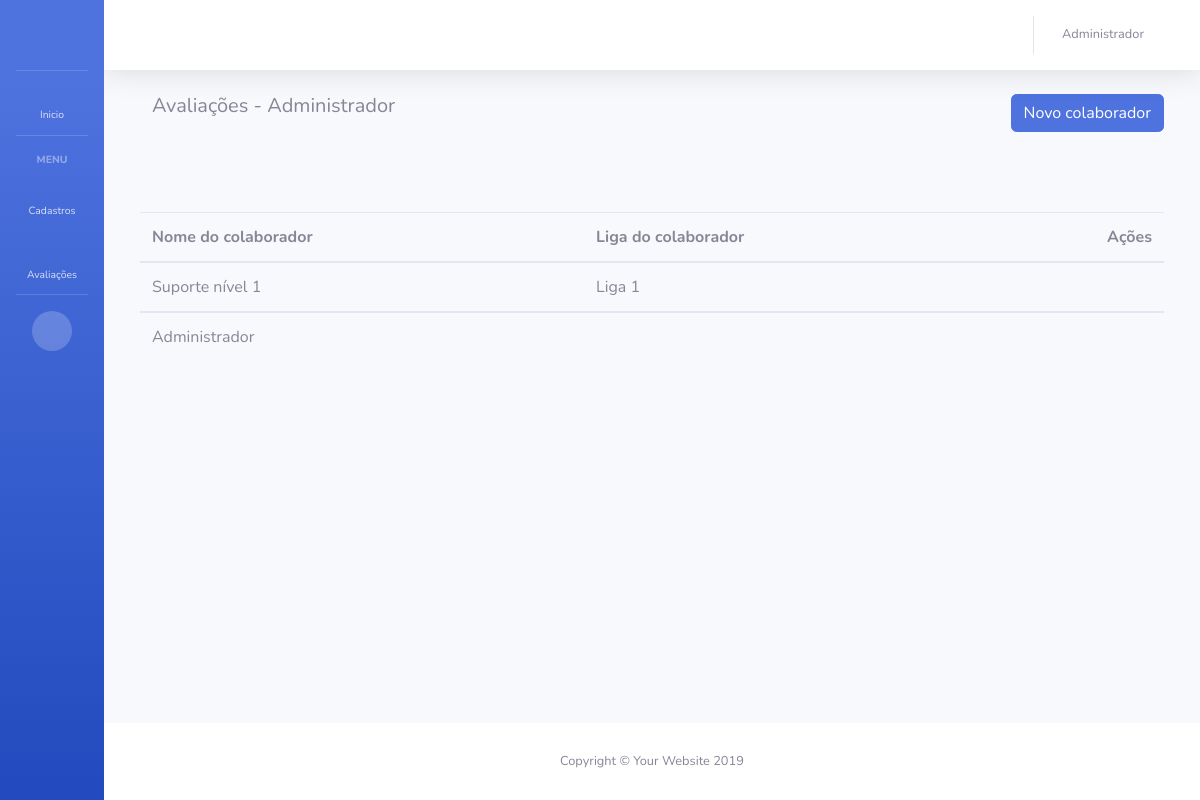
The app's page /colaboradores/ (signed in), older data.
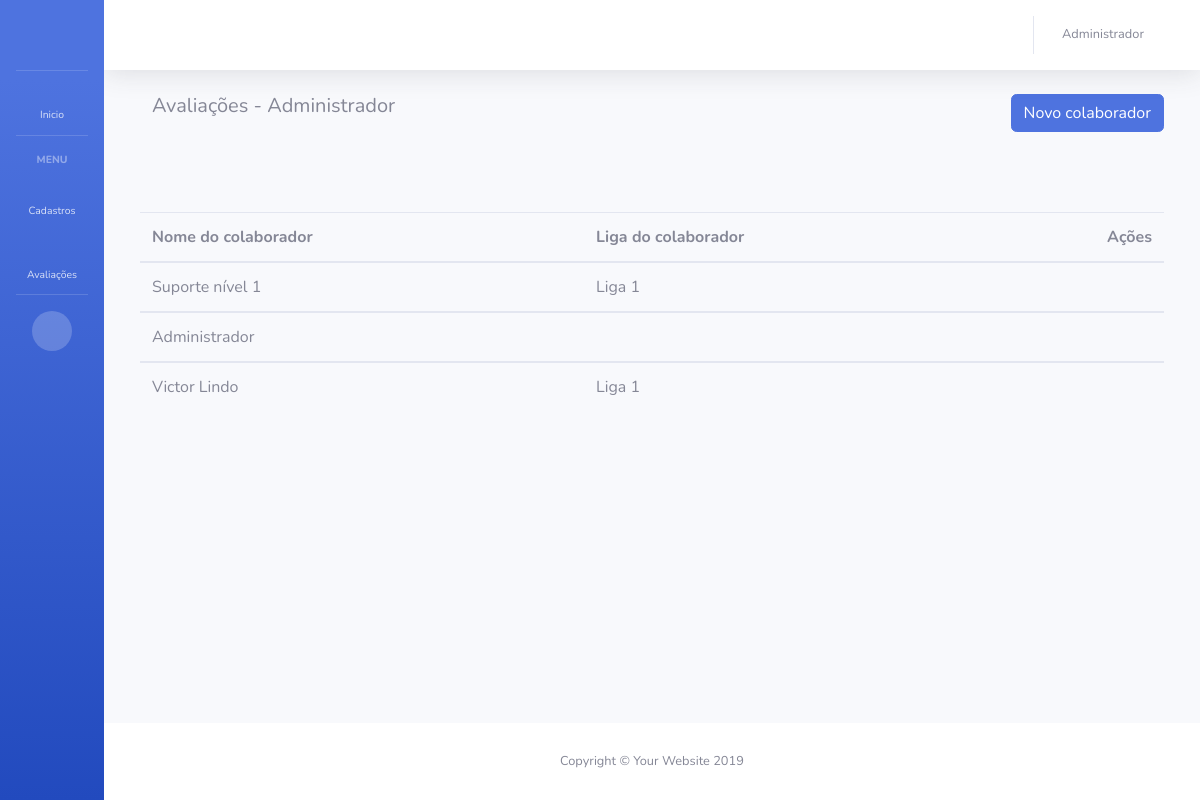
The same page, newer data.
### app_maxliga/models.py (models this page shows, shortened)
class Colaborador(models.Model):
    usuario = models.OneToOneField(User, on_delete=models.SET_NULL, blank=True, null=True, verbose_name='Usuário')
    departamento = models.ForeignKey(Departamento, on_delete=models.SET_NULL, blank=True, null=True, verbose_name='Cargo do colaborador')
    liga = models.ForeignKey(Liga, on_delete=models.SET_NULL, blank=True, null=True, verbose_name='Liga do colaborador')
    nome = models.CharField('Nome do funcionário', max_length=128)
    data_cadastro = models.DateTimeField('Data de criação', auto_now_add=True)
    pontuacao = models.FloatField('Pontuação colaborador', blank=True, default=0)
    maxcoins = models.FloatField('MaxCoins colaborador', blank=True, default=0)
    def __str__(self):
        return self.nome

class Liga(models.Model):
    nome = models.CharField('Nome da liga', max_length=128)

### app_maxliga/views.py (the view)
# urls.py: path('colaboradores/', lista_colaboradores, name='lista_colaboradores'),
@login_required
def lista_colaboradores(request):
    user = request.user.id
    colaborador = Colaborador.objects.get(usuario=user)
    colaboradores = Colaborador.objects.all()
    print(colaboradores)
    data = {
        'colaborador': colaborador,
        'colaboradores': colaboradores
    }
    return render(request, 'app_maxliga/lista_colaboradores.html', data)

### app_maxliga/templates/app_maxliga/lista_colaboradores.html
{% extends 'base.html' %}
{% block BodyHeading %}
{% if colaborador.departamento.admin == True %}
    <div class="container">
        <div class="row">
            <div class="col">
                <h5>Avaliações - {{colaborador}}</h5>
            </div>
            <div class="text-right">
                <a href="{% url 'cadastro_colaborador' %}" class="btn btn-primary btn-block" role="button">Novo colaborador</a>
            </div>
        </div>
        <div class="row" style="margin-top:80px;">
            <table class="table">
                <thead>
                <tr>
                    <th scope="col">Nome do colaborador</th>
                    <th scope="col">Liga do colaborador</th>
                    <th class="text-right" scope="col">Ações</th>
                </tr>
                </thead>
                {% for colaborador in colaboradores %}
                <tbody>
                <tr>
                    <td>{{ colaborador.nome }}</td>
                    <td>{{ colaborador.liga.nome }}</td>
                    <td class="text-right">
                        <a href="#">
                            <i class="fas fa-pen fa-fw" style="color: rgb(50, 48, 155);"></i>
                        </a>
                        <a href="#">
                            <i class="fas fa-trash fa-fw" style="color: rgb(230, 17, 17);"></i>
                        </a>
                    </td>
                </tr>
                </tbody>
                {% endfor %}
            </table>
        </div>
    </div>
{% endif %}
{% endblock %}

### app_maxliga/templates/base.html (shortened to what this page needs)
{% load static %}
<!DOCTYPE html>
<html lang="en">
<head>
  <link href="{% static 'vendor/fontawesome-free/css/all.min.css' %}" rel="stylesheet" type="text/css">
  <link href="{% static 'css/sb-admin-2.min.css' %}" rel="stylesheet">
</head>
<body id="page-top">
  <div id="wrapper">
    <ul class="navbar-nav bg-gradient-primary sidebar sidebar-dark accordion toggled" id="accordionSidebar">
      <a class="sidebar-brand d-flex align-items-center justify-content-center" href="{% url 'home' %}">
        <div class="sidebar-brand-icon">
          <i class="fas fa-fighter-jet"></i>
        </div>
      </a>
      <hr class="sidebar-divider my-0">
      <li class="nav-item">
        <a class="nav-link" href="{% url 'home' %}">
          <i class="fas fa-fw fa-tachometer-alt"></i>
          <span>Inicio</span></a>
      </li>
      <hr class="sidebar-divider">
      <div class="sidebar-heading">
        Menu
      </div>
      {% if colaborador.departamento.admin == True %}
      <li class="nav-item">
        <a class="nav-link collapsed" href="#" data-toggle="collapse" data-target="#collapseUtilities" aria-expanded="true" aria-controls="collapseUtilities">
          <i class="fas fa-fw fa-wrench"></i>
          <span>Cadastros</span>
        </a>
      </li>
      {% endif %}
      <li class="nav-item">
        <a class="nav-link collapsed" href="#" data-toggle="collapse" data-target="#collapsePages" aria-expanded="true" aria-controls="collapsePages">
          <i class="fas fa-fw fa-table"></i>
          <span>Avaliações</span>
        </a>
      </li>
      <hr class="sidebar-divider d-none d-md-block">
      <div class="text-center d-none d-md-inline">
        <button class="rounded-circle border-0" id="sidebarToggle"></button>
      </div>
    </ul>
    <div id="content-wrapper" class="d-flex flex-column">
      <div id="content">
        <nav class="navbar navbar-expand navbar-light bg-white topbar mb-4 static-top shadow">
          <ul class="navbar-nav ml-auto">
            <li class="nav-item dropdown no-arrow mx-1">
              <a class="nav-link dropdown-toggle" href="#" id="alertsDropdown" role="button" data-toggle="dropdown" aria-haspopup="true" aria-expanded="false">
                <i class="fas fa-bell fa-fw"></i>
              </a>
            </li>
            <li class="nav-item dropdown no-arrow">
              <a class="nav-link dropdown-toggle" href="#" id="userDropdown" role="button" data-toggle="dropdown" aria-haspopup="true" aria-expanded="false">
                <span class="mr-2 d-none d-lg-inline text-gray-600 small">{{ colaborador.nome }}</span>
                <i class="fas fa-user fa-fw"></i>
              </a>
            </li>
          </ul>
        </nav>
        <div class="container-fluid">
          {% block BodyHeading %}
          {% endblock %}
        </div>
      </div>
      <footer class="sticky-footer bg-white">
        <div class="container my-auto">
          <div class="copyright text-center my-auto">
            <span>Copyright &copy; Your Website 2019</span>
          </div>
        </div>
      </footer>
    </div>
  </div>
</body>
</html>

Row changes from the older to the newer data that the page shows:
added Colaborador: nome "Victor Lindo", liga.nome "Liga 1"
